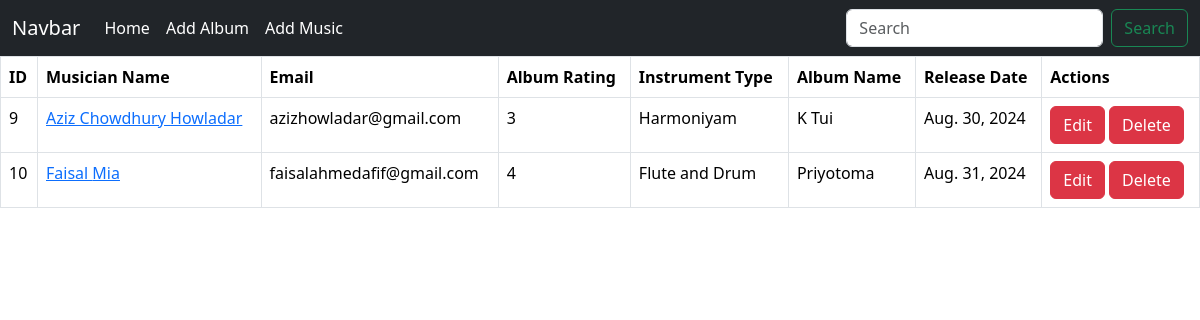
The page / on the database its author committed.
### album_app/models.py (models this page shows, shortened)
class Album(models.Model):
    name = models.CharField(max_length=200)
    album = models.ForeignKey(Musician,on_delete=models.CASCADE)
    release_date = models.DateField()
    CHOICES = [(1,1),(2,2),(3,3),(4,4),(5,5)]
    rating = models.PositiveSmallIntegerField(choices=CHOICES,default=0)

### musician_app/models.py (models this page shows, shortened)
class Musician(models.Model):
    first_Name = models.CharField(max_length=200)
    last_Name = models.CharField(max_length=200)
    email = models.EmailField()
    phone_nmb = models.CharField(max_length=11)
    instrument_type = models.TextField()

### Musician/views.py (the view)
# urls.py: 2. Add a URL to urlpatterns:  path('', views.home, name='home')
def home(request):
    data = Album.objects.all()
    return render(request,'home.html',{'data' : data})

### templates/home.html (shortened to what this page needs)
{% extends "base.html" %}
{% block content %}
<table class="table table-bordered">
    <thead>
      <tr>
        <th scope="col">ID</th>
        <th scope="col">Musician Name</th>
        <th scope="col">Email</th>
        <th scope="col">Album Rating</th>
        <th scope="col">Instrument Type</th>
        <th scope="col">Album Name</th>
        <th scope="col">Release Date</th>
        <th scope="col">Actions</th>
      </tr>
    </thead>
    <tbody>
      {% for i in data %}
      <tr>
        <td>{{ i.id }}</td>
        <td>
            <a href="{% url 'edit_music' i.album.first_Name i.album.last_Name %}"> {{ i.album.first_Name }} {{ i.album.last_Name }}</a>
        </td>
        <td>{{ i.album.email }}</td>
        <td>{{ i.rating }}</td>
        <td>{{ i.album.instrument_type }}</td>
        <td>{{ i.name }}</td>
        <td>{{ i.release_date }}</td>
        <td>
            <a href="{% url 'edit_album' i.id %}" class="btn btn-danger">Edit</a>
            <a href="{% url 'delete_album' i.id %}" class="btn btn-danger">Delete</a>
        </td>
      </tr>
      {% endfor %}
    </tbody>
</table>
{% endblock content %}

### templates/base.html (shortened to what this page needs)
<!DOCTYPE html>
<html lang="en">
<head>
    <link href="https://cdn.jsdelivr.net/npm/bootstrap@5.3.3/dist/css/bootstrap.min.css" rel="stylesheet">
</head>
<body>
    <nav class="navbar navbar-expand-lg navbar-dark bg-dark">
        <div class="container-fluid">
          <a class="navbar-brand" href="#">Navbar</a>
          <div class="collapse navbar-collapse" id="navbarSupportedContent">
            <ul class="navbar-nav me-auto mb-2 mb-lg-0">
              <li class="nav-item">
                <a class="nav-link active" aria-current="page" href="{% url 'homepage' %}">Home</a>
              </li>
              <li class="nav-item">
                <a class="nav-link active" aria-current="page" href="{% url 'add_album' %}">Add Album</a>
              </li>
              <li class="nav-item">
                <a class="nav-link active" aria-current="page" href="{% url 'add_music' %}">Add Music</a>
              </li>
            </ul>
            <form class="d-flex" role="search">
              <input class="form-control me-2" type="search" placeholder="Search" aria-label="Search">
              <button class="btn btn-outline-success" type="submit">Search</button>
            </form>
          </div>
        </div>
      </nav>
    {% block content %}
    {% endblock content %}
</body>
</html>

### rows shown on the page
Album: id "9", album.first_Name "Aziz Chowdhury", album.last_Name "Howladar", album.email "azizhowladar@gmail.com", rating "3", album.instrument_type "Harmoniyam", name "K Tui", release_date "Aug. 30, 2024"
Album: id "10", album.first_Name "Faisal", album.last_Name "Mia", album.email "faisalahmedafif@gmail.com", rating "4", album.instrument_type "Flute and Drum", name "Priyotoma", release_date "Aug. 31, 2024"
